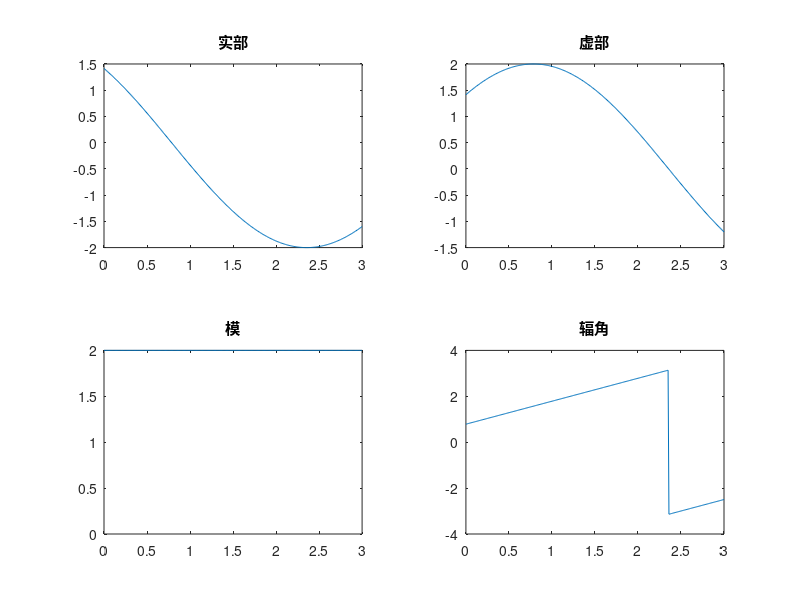

Write the MATLAB code that produced this figure.
t = 0: 0.01: 3;
ft = 2 * exp(j * (t + pi / 4));
subplot(2, 2, 1);plot(t, real(ft));title('实部');
subplot(2, 2, 2);plot(t, imag(ft));title('虚部');
subplot(2, 2, 3);plot(t, abs(ft));title('模');axis([0,3,0,2]);
subplot(2, 2, 4);plot(t, angle(ft));title('辐角');